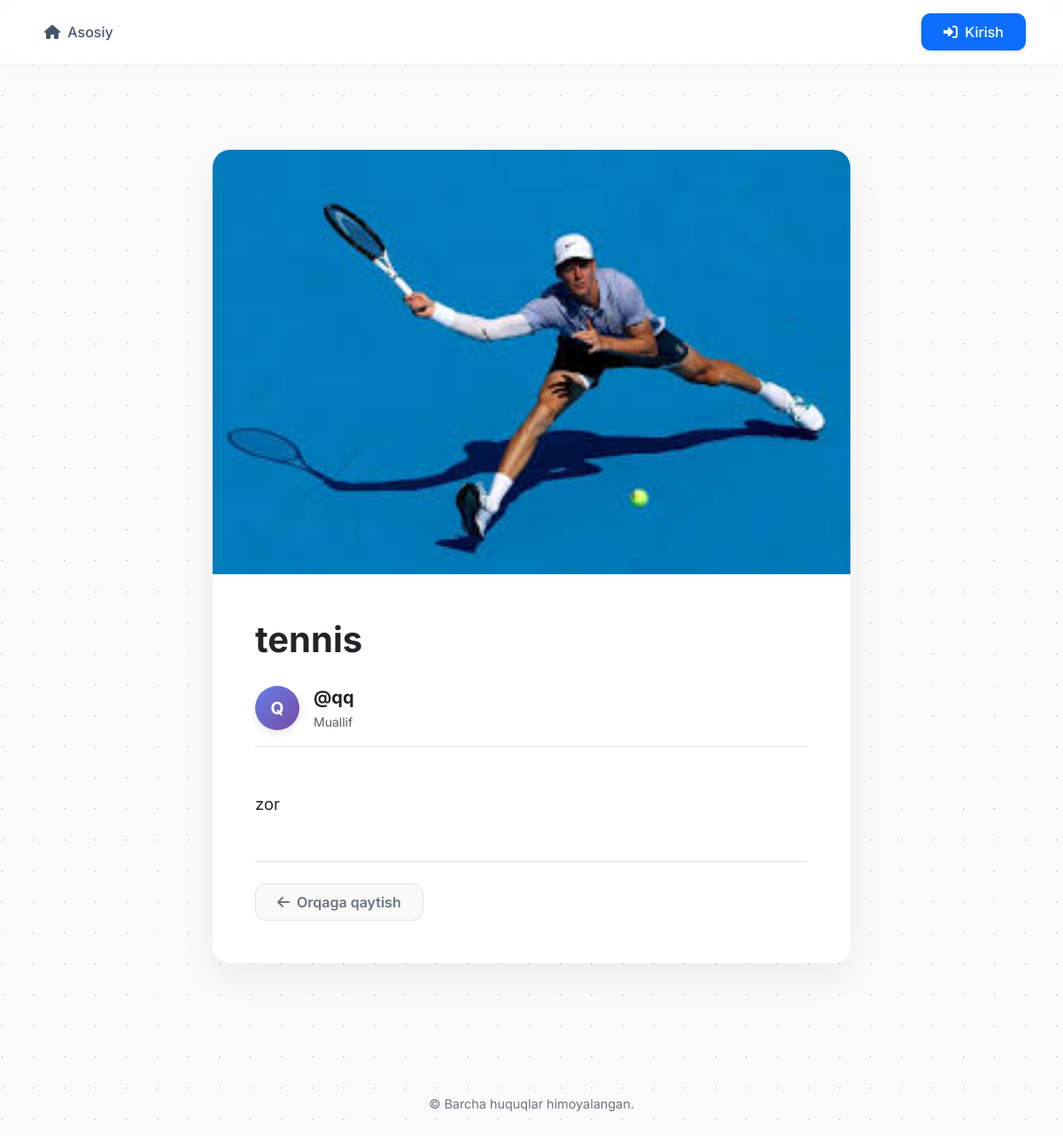
Page /detail/1/ on the committed database.
### blog/models.py (models this page shows)
class Blog(models.Model):
    title=models.CharField(max_length=300)
    description=models.TextField()
    created_at=models.DateTimeField(auto_now_add=True)
    updated_at=models.DateTimeField(auto_now=True)
    image=models.ImageField(upload_to='blog/',blank=True,null=True)
    owner=models.ForeignKey(CustomUser,on_delete=models.CASCADE,related_name='blogs')

### accounts/models.py (models this page shows, shortened)
class CustomUser(AbstractUser):
    phone=models.CharField(max_length=13,unique=True)

### blog/views.py (the view)
# urls.py: path('detail/<int:id>/', views.blog_detail, name='detail'),
def blog_detail(request, id):
    blog = get_object_or_404(Blog, id=id)
    return render(request, 'accounts/detail.html', {'blog': blog})

### templates/accounts/detail.html (shortened to what this page needs)
{% extends 'base.html' %}
{% block content %}
<div class="container py-5">
    <div class="row justify-content-center">
        <div class="col-lg-10 col-xl-8">
            <div class="card detail-card shadow-lg border-0" style="border-radius: 20px; overflow: hidden;">
                {% if blog.image %}
                <div class="detail-img-wrapper">
                    <img src="{{ blog.image.url }}" class="img-fluid w-100 detail-img" alt="{{ blog.title }}">
                </div>
                {% endif %}
                <div class="card-body p-4 p-md-5">
                    <h1 class="fw-bold text-dark mb-4" style="line-height: 1.3;">{{ blog.title }}</h1>
                    <div class="d-flex align-items-center mb-5 pb-3 border-bottom">
                        <div class="author-avatar-large me-3">
                            {{ blog.owner.username|slice:":1"|upper }}
                        </div>
                        <div>
                            <p class="mb-0 fw-bold text-dark fs-5">@{{ blog.owner.username }}</p>
                            <span class="text-muted small">Muallif</span>
                        </div>
                    </div>
                    <div class="blog-content text-dark mb-5">
                        {{ blog.description|linebreaks }}
                    </div>
                    <div class="d-flex justify-content-between align-items-center mt-5 pt-4 border-top flex-wrap gap-3">
                        <a href="/" class="btn btn-light px-4 py-2 border action-btn text-secondary">
                            <i class="fas fa-arrow-left me-2"></i>Orqaga qaytish
                        </a>
                    </div>
                </div>
            </div>
        </div>
    </div>
</div>
{% endblock %}

### templates/base.html (style rules this page uses)
body { font-family: 'Inter', sans-serif; background-color: #fafafa; color: #333; overflow-x: hidden; position: relative; }
.btn { transition: all 0.3s ease; }

### templates/accounts/detail.html (style rules this page uses)
.detail-card { background: #ffffff; box-shadow: 0 15px 40px rgba(0,0,0,0.06) !important; animation: fadeInUp 0.6s cubic-bezier(0.16, 1, 0.3, 1); }
.detail-img-wrapper { width: 100%; max-height: 500px; overflow: hidden; }
.detail-img { object-fit: cover; width: 100%; height: 100%; }
.author-avatar-large { width: 50px; height: 50px; font-size: 1.2rem; border-radius: 50%; background: linear-gradient(135deg, #667eea 0%, #764ba2 100%); color: white; display: flex; align-items: center; justify-content: center; font-weight: 700; box-shadow: 0 4px 10px rgba(0,0,0,0.1); }
.blog-content { font-size: 1.15rem; line-height: 1.8; color: #334155; }
.blog-content p { margin-bottom: 1.5rem; }
.action-btn { border-radius: 12px; font-weight: 600; transition: all 0.3s ease; }

### rows in the picture
Blog: image (picture), title "tennis", owner.username "Q", owner.username "qq", description "zor"
